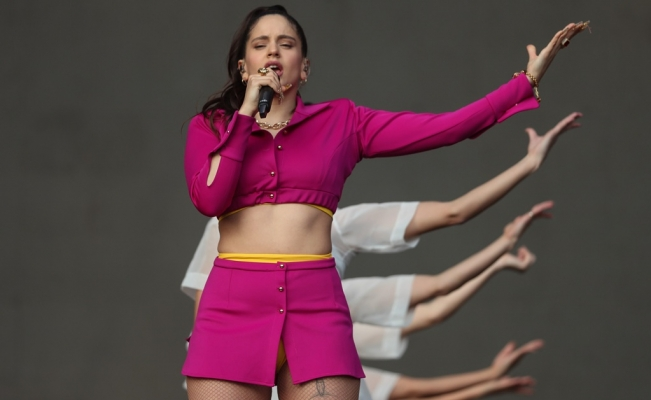
#> input picture rosalia.jpg, 651 x 400 px
$ python MotionBlur.py
#> lines starting #> are read from the running program, lines starting #| are printed output that depends on the picture
# -*- coding: utf-8 -*-
"""
Created on Tue Aug  6 10:22 2019

@author: ICarpio
"""

#EFFECTS

import cv2
import numpy as np
import math

img = cv2.imread('rosalia.jpg')
#> img is the input picture: shape (400, 651, 3); mean B, G, R 72.4, 67.2, 93.3

#Motion Blur
size = 15
#Generamos el kernel
kernel_motion_blur = np.zeros((size, size))
kernel_motion_blur[int((size-1)/2), :] = np.ones(size)
kernel_motion_blur = kernel_motion_blur / size
#Aplicamos el kernel a la imagen
output = cv2.filter2D(img, -1, kernel_motion_blur)
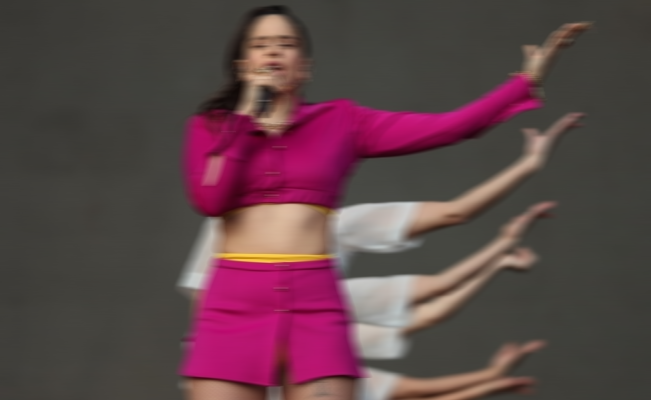
#> output: shape (400, 651, 3); mean B, G, R 72.4, 67.2, 93.3
cv2.imshow('Motion Blur', output)


img = cv2.imread('rosalia.jpg', cv2.IMREAD_GRAYSCALE)
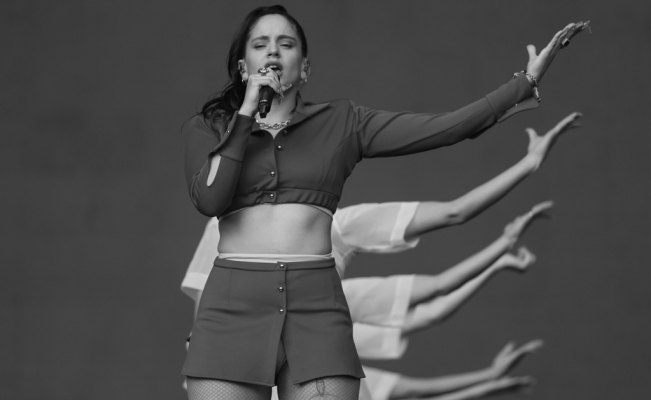
#> img: shape (400, 651); min 5, max 239, mean 75.7
rows, cols = img.shape
#> rows = 400; cols = 651

#Vertical Wave
output = np.zeros(img.shape, dtype=img.dtype)
for i in range(rows):
    for j in range(cols):
        offset_x = int(50.0 * math.sin(2 * 3.14 * i / 180))
        offset_y = 0
        if j+offset_x < rows:
            output[i,j] = img[i,(j+offset_x)%cols]
        else:
            output[i,j] = 0
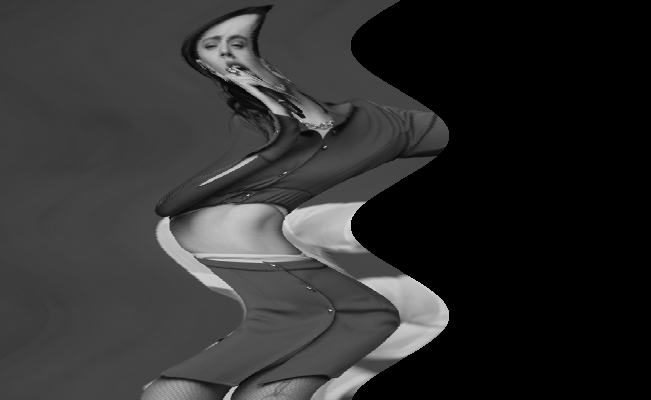
#> output: shape (400, 651); min 0, max 239, mean 47.1

cv2.imshow('Vertical Wave', output)

#Horizontal wave
output = np.zeros(img.shape, dtype=img.dtype)
for i in range(rows):
    for j in range(cols):
        offset_x = 0
        offset_y = int(16.0 * math.sin(2 * 3.14 * j / 150))
        if i+offset_y < rows:
            output[i,j] = img[(i+offset_y)%rows,j]
        else:
            output[i,j] = 0
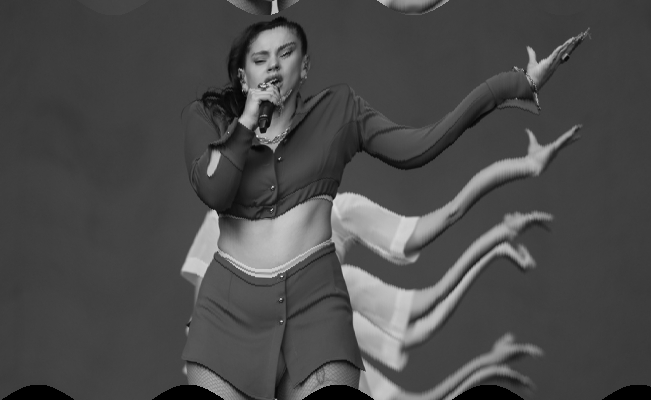
#> output: shape (400, 651); min 0, max 239, mean 74.9
cv2.imshow('Horizontal wave', output)

#Multidirectional Wave
output = np.zeros(img.shape, dtype=img.dtype)
for i in range(rows):
    for j in range(cols):
        offset_x = int(20.0 * math.sin(2 * 3.14 * i / 150))
        offset_y = int(20.0 * math.cos(2 * 3.14 * j / 150))
        if i+offset_y < rows and j+offset_x < cols:
            output[i,j] = img[(i+offset_y)%rows,(j+offset_x)%cols]
        else:
            output[i,j] = 0
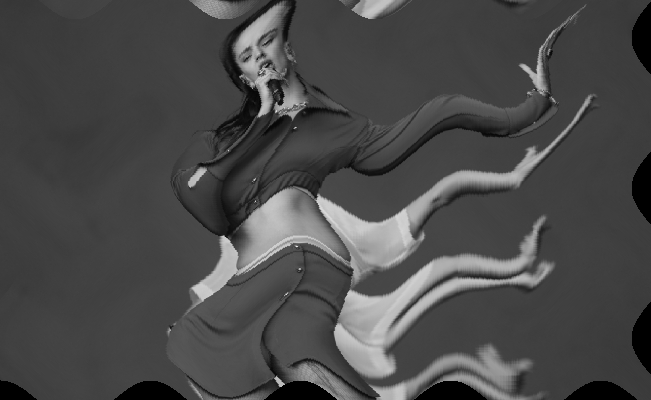
#> output: shape (400, 651); min 0, max 239, mean 73.8

cv2.imshow('Multidirectional Wave', output)

#Concave effect
output = np.zeros(img.shape, dtype=img.dtype)
for i in range(rows):
    for j in range(cols):
        offset_x = int(130.0 * math.sin(2 * 3.14 * i / (2*cols)))
        offset_y = 0
        if offset_x < cols:
             output[i,j] = img[i,(j+offset_x)%cols]
        else:
            output[i,j] = 0
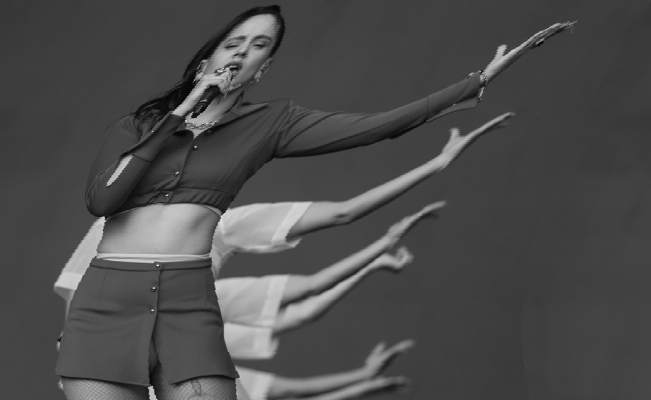
#> output: shape (400, 651); min 5, max 239, mean 75.7

cv2.imshow('Concave effect', output)
cv2.waitKey(0)
cv2.destroyAllWindows()
